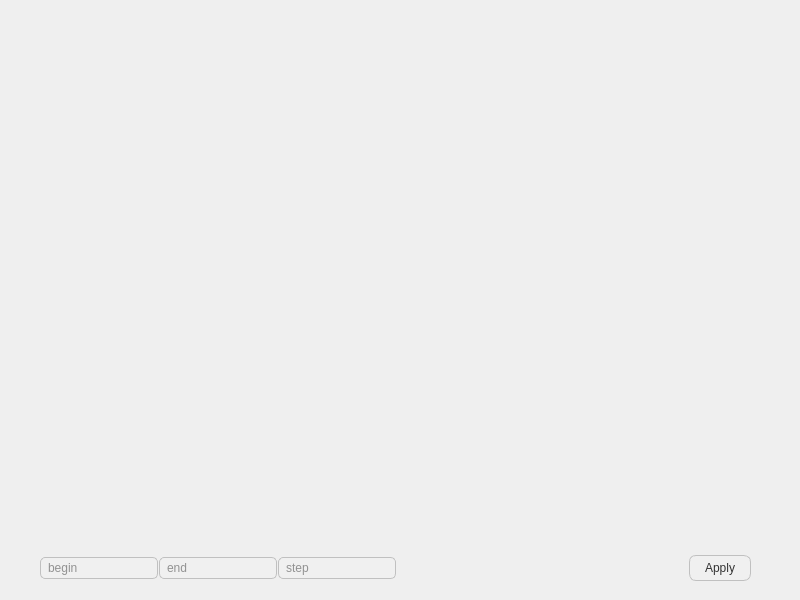
<?xml version="1.0" encoding="UTF-8"?>
<ui version="4.0">
 <class>QPlotter</class>
 <widget class="QWidget" name="QPlotter">
  <property name="geometry">
   <rect>
    <x>0</x>
    <y>0</y>
    <width>800</width>
    <height>600</height>
   </rect>
  </property>
  <property name="windowTitle">
   <string>Plotter</string>
  </property>
  <property name="styleSheet">
   <string notr="true"/>
  </property>
  <widget class="QWidget" name="verticalLayoutWidget">
   <property name="geometry">
    <rect>
     <x>40</x>
     <y>20</y>
     <width>711</width>
     <height>561</height>
    </rect>
   </property>
   <layout class="QVBoxLayout" name="main_layout">
    <property name="spacing">
     <number>1</number>
    </property>
    <item>
     <widget class="QCustomPlot" name="plotter" native="true"/>
    </item>
    <item>
     <layout class="QHBoxLayout" name="input_layout">
      <property name="sizeConstraint">
       <enum>QLayout::SetMinimumSize</enum>
      </property>
      <item>
       <layout class="QHBoxLayout" name="line_edit_layout">
        <property name="sizeConstraint">
         <enum>QLayout::SetMinimumSize</enum>
        </property>
        <item>
         <widget class="QLineEdit" name="_begin_line_edit">
          <property name="styleSheet">
           <string notr="true">QLineEdit {
    background-color: #f0f0f0;
    border: 1px solid #c0c0c0;
    border-radius: 5px;
    padding: 2px 5px;
    color: #333333;
}

QLineEdit:hover {
    background-color: #e0e0e0;
}

QLineEdit:focus {
    background-color: #ffffff;
    border: 1px solid #007ACC;
}
</string>
          </property>
          <property name="text">
           <string/>
          </property>
          <property name="placeholderText">
           <string>begin</string>
          </property>
         </widget>
        </item>
        <item>
         <widget class="QLineEdit" name="end_line_edit">
          <property name="styleSheet">
           <string notr="true">QLineEdit {
    background-color: #f0f0f0;
    border: 1px solid #c0c0c0;
    border-radius: 5px;
    padding: 2px 5px;
    color: #333333;
}

QLineEdit:hover {
    background-color: #e0e0e0;
}

QLineEdit:focus {
    background-color: #ffffff;
    border: 1px solid #007ACC;
}
</string>
          </property>
          <property name="text">
           <string/>
          </property>
          <property name="placeholderText">
           <string>end</string>
          </property>
         </widget>
        </item>
        <item>
         <widget class="QLineEdit" name="step_line_edit">
          <property name="styleSheet">
           <string notr="true">QLineEdit {
    background-color: #f0f0f0;
    border: 1px solid #c0c0c0;
    border-radius: 5px;
    padding: 2px 5px;
    color: #333333;
}

QLineEdit:hover {
    background-color: #e0e0e0;
}

QLineEdit:focus {
    background-color: #ffffff;
    border: 1px solid #007ACC;
}
</string>
          </property>
          <property name="text">
           <string/>
          </property>
          <property name="placeholderText">
           <string>step</string>
          </property>
         </widget>
        </item>
       </layout>
      </item>
      <item>
       <spacer name="horizontalSpacer">
        <property name="orientation">
         <enum>Qt::Horizontal</enum>
        </property>
        <property name="sizeHint" stdset="0">
         <size>
          <width>40</width>
          <height>20</height>
         </size>
        </property>
       </spacer>
      </item>
      <item>
       <widget class="QPushButton" name="_apply_button">
        <property name="sizePolicy">
         <sizepolicy hsizetype="Maximum" vsizetype="Maximum">
          <horstretch>0</horstretch>
          <verstretch>0</verstretch>
         </sizepolicy>
        </property>
        <property name="autoFillBackground">
         <bool>false</bool>
        </property>
        <property name="styleSheet">
         <string notr="true">QPushButton {
    background-color: #f0f0f0; 
    border: 1px solid #c0c0c0; 
    color: #333333; 
	border-radius: 7px;
    padding: 5px 15px;
}

QPushButton:hover {
    background-color: #e0e0e0;
}
</string>
        </property>
        <property name="text">
         <string>Apply</string>
        </property>
       </widget>
      </item>
     </layout>
    </item>
   </layout>
  </widget>
 </widget>
 <customwidgets>
  <customwidget>
   <class>QCustomPlot</class>
   <extends>QWidget</extends>
   <header location="global">qcustomplot.h</header>
   <container>1</container>
  </customwidget>
 </customwidgets>
 <resources/>
 <connections/>
</ui>
